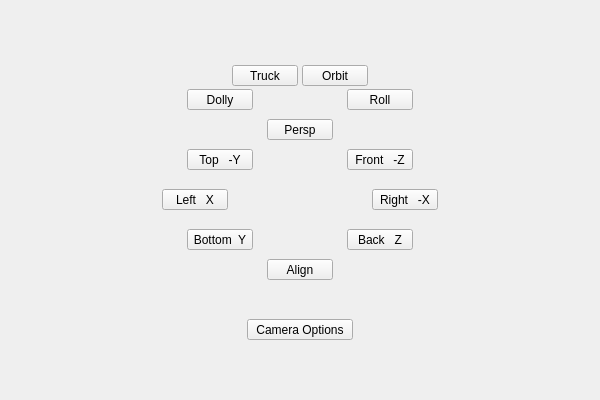
<?xml version="1.0" encoding="UTF-8"?>
<ui version="4.0">
 <class>QtUi</class>
 <widget class="QMainWindow" name="QtUi">
  <property name="enabled">
   <bool>true</bool>
  </property>
  <property name="geometry">
   <rect>
    <x>0</x>
    <y>0</y>
    <width>600</width>
    <height>400</height>
   </rect>
  </property>
  <property name="sizePolicy">
   <sizepolicy hsizetype="Ignored" vsizetype="Ignored">
    <horstretch>0</horstretch>
    <verstretch>0</verstretch>
   </sizepolicy>
  </property>
  <property name="minimumSize">
   <size>
    <width>0</width>
    <height>0</height>
   </size>
  </property>
  <property name="maximumSize">
   <size>
    <width>16777215</width>
    <height>16777215</height>
   </size>
  </property>
  <property name="cursor">
   <cursorShape>ArrowCursor</cursorShape>
  </property>
  <property name="windowTitle">
   <string>Toolkit</string>
  </property>
  <property name="whatsThis">
   <string>cameras</string>
  </property>
  <property name="tabShape">
   <enum>QTabWidget::Triangular</enum>
  </property>
  <property name="dockNestingEnabled">
   <bool>true</bool>
  </property>
  <property name="dockOptions">
   <set>QMainWindow::AllowNestedDocks|QMainWindow::AllowTabbedDocks|QMainWindow::AnimatedDocks|QMainWindow::ForceTabbedDocks</set>
  </property>
  <widget class="QWidget" name="mainWindow">
   <property name="sizePolicy">
    <sizepolicy hsizetype="Ignored" vsizetype="Ignored">
     <horstretch>0</horstretch>
     <verstretch>0</verstretch>
    </sizepolicy>
   </property>
   <layout class="QGridLayout" name="gridLayout">
    <item row="0" column="0">
     <widget class="QWidget" name="staticWindow" native="true">
      <widget class="QWidget" name="w000" native="true">
       <property name="geometry">
        <rect>
         <x>143</x>
         <y>10</y>
         <width>296</width>
         <height>91</height>
        </rect>
       </property>
       <widget class="QPushButton" name="v012">
        <property name="enabled">
         <bool>true</bool>
        </property>
        <property name="geometry">
         <rect>
          <x>80</x>
          <y>46</y>
          <width>66</width>
          <height>21</height>
         </rect>
        </property>
        <property name="minimumSize">
         <size>
          <width>0</width>
          <height>21</height>
         </size>
        </property>
        <property name="maximumSize">
         <size>
          <width>999</width>
          <height>21</height>
         </size>
        </property>
        <property name="toolTip">
         <string>Camera: Truck</string>
        </property>
        <property name="text">
         <string>Truck</string>
        </property>
       </widget>
       <widget class="QPushButton" name="v013">
        <property name="enabled">
         <bool>true</bool>
        </property>
        <property name="geometry">
         <rect>
          <x>150</x>
          <y>46</y>
          <width>66</width>
          <height>21</height>
         </rect>
        </property>
        <property name="minimumSize">
         <size>
          <width>0</width>
          <height>21</height>
         </size>
        </property>
        <property name="maximumSize">
         <size>
          <width>999</width>
          <height>21</height>
         </size>
        </property>
        <property name="toolTip">
         <string>Camera: Pan</string>
        </property>
        <property name="text">
         <string>Orbit</string>
        </property>
       </widget>
       <widget class="QPushButton" name="v010">
        <property name="enabled">
         <bool>true</bool>
        </property>
        <property name="geometry">
         <rect>
          <x>35</x>
          <y>70</y>
          <width>66</width>
          <height>21</height>
         </rect>
        </property>
        <property name="minimumSize">
         <size>
          <width>0</width>
          <height>21</height>
         </size>
        </property>
        <property name="maximumSize">
         <size>
          <width>999</width>
          <height>21</height>
         </size>
        </property>
        <property name="toolTip">
         <string>Camera: Dolly</string>
        </property>
        <property name="text">
         <string>Dolly</string>
        </property>
       </widget>
       <widget class="QPushButton" name="v011">
        <property name="enabled">
         <bool>true</bool>
        </property>
        <property name="geometry">
         <rect>
          <x>195</x>
          <y>70</y>
          <width>66</width>
          <height>21</height>
         </rect>
        </property>
        <property name="minimumSize">
         <size>
          <width>0</width>
          <height>21</height>
         </size>
        </property>
        <property name="maximumSize">
         <size>
          <width>999</width>
          <height>21</height>
         </size>
        </property>
        <property name="toolTip">
         <string>Camera: Roll</string>
        </property>
        <property name="text">
         <string>Roll</string>
        </property>
       </widget>
      </widget>
      <widget class="QWidget" name="viewport" native="true">
       <property name="geometry">
        <rect>
         <x>143</x>
         <y>110</y>
         <width>296</width>
         <height>161</height>
        </rect>
       </property>
       <widget class="QPushButton" name="v004">
        <property name="geometry">
         <rect>
          <x>115</x>
          <y>0</y>
          <width>66</width>
          <height>21</height>
         </rect>
        </property>
        <property name="minimumSize">
         <size>
          <width>0</width>
          <height>21</height>
         </size>
        </property>
        <property name="maximumSize">
         <size>
          <width>999</width>
          <height>21</height>
         </size>
        </property>
        <property name="text">
         <string>Persp</string>
        </property>
       </widget>
       <widget class="QPushButton" name="v005">
        <property name="geometry">
         <rect>
          <x>195</x>
          <y>30</y>
          <width>66</width>
          <height>21</height>
         </rect>
        </property>
        <property name="minimumSize">
         <size>
          <width>0</width>
          <height>21</height>
         </size>
        </property>
        <property name="maximumSize">
         <size>
          <width>999</width>
          <height>21</height>
         </size>
        </property>
        <property name="text">
         <string>Front   -Z</string>
        </property>
       </widget>
       <widget class="QPushButton" name="v002">
        <property name="geometry">
         <rect>
          <x>220</x>
          <y>70</y>
          <width>66</width>
          <height>21</height>
         </rect>
        </property>
        <property name="minimumSize">
         <size>
          <width>0</width>
          <height>21</height>
         </size>
        </property>
        <property name="maximumSize">
         <size>
          <width>999</width>
          <height>21</height>
         </size>
        </property>
        <property name="text">
         <string>Right   -X</string>
        </property>
       </widget>
       <widget class="QPushButton" name="v003">
        <property name="geometry">
         <rect>
          <x>10</x>
          <y>70</y>
          <width>66</width>
          <height>21</height>
         </rect>
        </property>
        <property name="minimumSize">
         <size>
          <width>0</width>
          <height>21</height>
         </size>
        </property>
        <property name="maximumSize">
         <size>
          <width>999</width>
          <height>21</height>
         </size>
        </property>
        <property name="text">
         <string>Left   X</string>
        </property>
       </widget>
       <widget class="QPushButton" name="v000">
        <property name="geometry">
         <rect>
          <x>195</x>
          <y>110</y>
          <width>66</width>
          <height>21</height>
         </rect>
        </property>
        <property name="minimumSize">
         <size>
          <width>0</width>
          <height>21</height>
         </size>
        </property>
        <property name="maximumSize">
         <size>
          <width>999</width>
          <height>21</height>
         </size>
        </property>
        <property name="text">
         <string>Back   Z</string>
        </property>
       </widget>
       <widget class="QPushButton" name="v006">
        <property name="geometry">
         <rect>
          <x>35</x>
          <y>110</y>
          <width>66</width>
          <height>21</height>
         </rect>
        </property>
        <property name="minimumSize">
         <size>
          <width>0</width>
          <height>21</height>
         </size>
        </property>
        <property name="maximumSize">
         <size>
          <width>999</width>
          <height>21</height>
         </size>
        </property>
        <property name="text">
         <string>Bottom  Y</string>
        </property>
       </widget>
       <widget class="QPushButton" name="v007">
        <property name="geometry">
         <rect>
          <x>115</x>
          <y>140</y>
          <width>66</width>
          <height>21</height>
         </rect>
        </property>
        <property name="minimumSize">
         <size>
          <width>0</width>
          <height>21</height>
         </size>
        </property>
        <property name="maximumSize">
         <size>
          <width>999</width>
          <height>21</height>
         </size>
        </property>
        <property name="text">
         <string>Align</string>
        </property>
       </widget>
       <widget class="QPushButton" name="v001">
        <property name="geometry">
         <rect>
          <x>35</x>
          <y>30</y>
          <width>66</width>
          <height>21</height>
         </rect>
        </property>
        <property name="minimumSize">
         <size>
          <width>0</width>
          <height>21</height>
         </size>
        </property>
        <property name="maximumSize">
         <size>
          <width>999</width>
          <height>21</height>
         </size>
        </property>
        <property name="text">
         <string>Top   -Y</string>
        </property>
       </widget>
      </widget>
      <widget class="QWidget" name="w002" native="true">
       <property name="geometry">
        <rect>
         <x>143</x>
         <y>280</y>
         <width>296</width>
         <height>101</height>
        </rect>
       </property>
       <widget class="QPushButton" name="i000">
        <property name="geometry">
         <rect>
          <x>95</x>
          <y>30</y>
          <width>106</width>
          <height>21</height>
         </rect>
        </property>
        <property name="minimumSize">
         <size>
          <width>0</width>
          <height>21</height>
         </size>
        </property>
        <property name="maximumSize">
         <size>
          <width>999</width>
          <height>21</height>
         </size>
        </property>
        <property name="whatsThis">
         <string>cameras_lower_submenu</string>
        </property>
        <property name="text">
         <string>Camera Options</string>
        </property>
       </widget>
      </widget>
      <widget class="QWidget" name="w003" native="true">
       <property name="geometry">
        <rect>
         <x>0</x>
         <y>30</y>
         <width>141</width>
         <height>321</height>
        </rect>
       </property>
      </widget>
      <widget class="QWidget" name="w001" native="true">
       <property name="geometry">
        <rect>
         <x>440</x>
         <y>30</y>
         <width>141</width>
         <height>321</height>
        </rect>
       </property>
      </widget>
     </widget>
    </item>
   </layout>
  </widget>
 </widget>
 <resources/>
 <connections/>
 <designerdata>
  <property name="gridDeltaX">
   <number>5</number>
  </property>
  <property name="gridDeltaY">
   <number>10</number>
  </property>
  <property name="gridSnapX">
   <bool>true</bool>
  </property>
  <property name="gridSnapY">
   <bool>true</bool>
  </property>
  <property name="gridVisible">
   <bool>true</bool>
  </property>
 </designerdata>
</ui>
